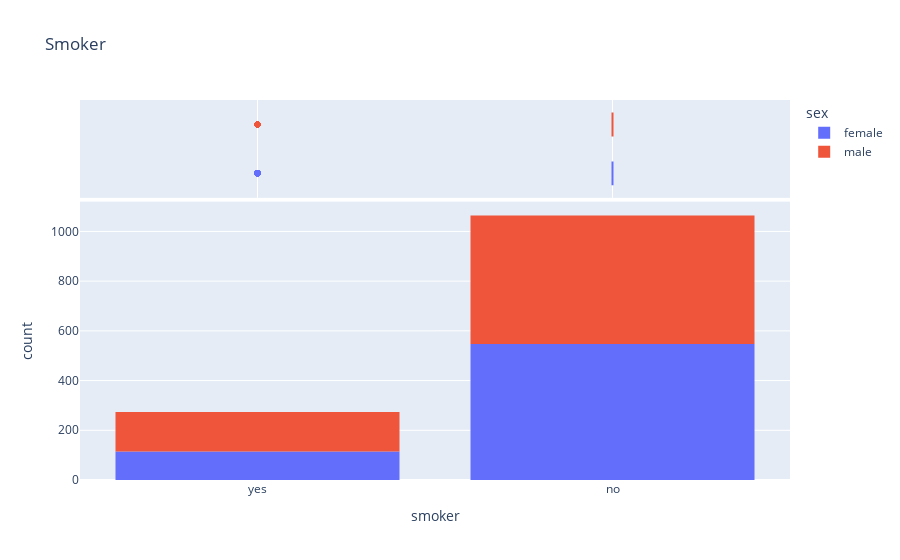

Notebook code for this chart:
### Markdown cell above
**Observations**
- There is a significant difference in the charges b/n smokers and non-smokers. While the median for non-smokers is around $7300, the meidan for smokers is around $34,400.
- There few non-smokers with high cost on medical charges with may be due to illness, accidents, and other factors.

### Code cell
fig = px.histogram(medical_df,x='smoker', color='sex', title="Smoker", marginal='box')
fig.write_image("smoker.png")
fig.show()

### Figure 1 — Plotly figure (JSON) as saved in the notebook; plotly's stock layout.template omitted (floating-point values rounded to 4 significant figures; data arrays with more than 128 entries replaced by an {"elided": "..."} marker saying what was removed)
{"data": [{"bingroup": "x", "hovertemplate": "sex=female<br>smoker=%{x}<br>count=%{y}<extra></extra>", "legendgroup": "female", "marker": {"color": "#636efa", "pattern": {"shape": ""}}, "name": "female", "orientation": "v", "showlegend": true, "type": "histogram", "x": {"elided": "662 str values"}, "xaxis": "x", "yaxis": "y"}, {"hovertemplate": "sex=female<br>smoker=%{x}<extra></extra>", "legendgroup": "female", "marker": {"color": "#636efa"}, "name": "female", "notched": true, "showlegend": false, "type": "box", "x": {"elided": "662 str values"}, "xaxis": "x2", "yaxis": "y2"}, {"bingroup": "x", "hovertemplate": "sex=male<br>smoker=%{x}<br>count=%{y}<extra></extra>", "legendgroup": "male", "marker": {"color": "#EF553B", "pattern": {"shape": ""}}, "name": "male", "orientation": "v", "showlegend": true, "type": "histogram", "x": {"elided": "676 str values"}, "xaxis": "x", "yaxis": "y"}, {"hovertemplate": "sex=male<br>smoker=%{x}<extra></extra>", "legendgroup": "male", "marker": {"color": "#EF553B"}, "name": "male", "notched": true, "showlegend": false, "type": "box", "x": {"elided": "676 str values"}, "xaxis": "x2", "yaxis": "y2"}], "layout": {"barmode": "relative", "legend": {"title": {"text": "sex"}, "tracegroupgap": 0}, "title": {"text": "Smoker"}, "xaxis": {"anchor": "y", "domain": [0, 1], "title": {"text": "smoker"}}, "xaxis2": {"anchor": "y2", "domain": [0, 1], "matches": "x", "showgrid": true, "showticklabels": false}, "yaxis": {"anchor": "x", "domain": [0, 0.7326], "title": {"text": "count"}}, "yaxis2": {"anchor": "x2", "domain": [0.7426, 1], "matches": "y2", "showgrid": false, "showline": false, "showticklabels": false, "ticks": ""}}}
